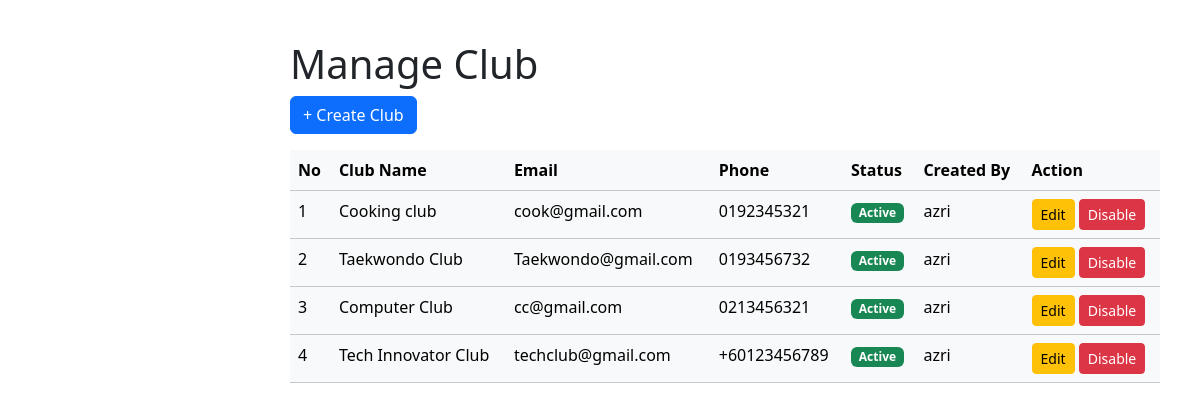
Screenshot of /manage_club.php with the database file from the repository.
### tables this page shows
CREATE TABLE `club` (
  `id` int(11) NOT NULL,
  `club_name` varchar(255) NOT NULL,
  `club_description` text DEFAULT NULL,
  `club_email` varchar(255) DEFAULT NULL,
  `club_phone` varchar(20) DEFAULT NULL,
  `status` enum('active','inactive') DEFAULT 'active',
  `created_by` int(11) NOT NULL,
  `created_at` timestamp NOT NULL DEFAULT current_timestamp()
);

CREATE TABLE `users` (
  `id` int(11) NOT NULL,
  `username` varchar(255) NOT NULL,
  `password` varchar(255) NOT NULL,
  `gmail` varchar(255) NOT NULL,
  `user_type` enum('participant','organizer','admin') NOT NULL,
  `phone_number` varchar(255) DEFAULT NULL,
  `users_image` varchar(255) DEFAULT NULL
);

### manage_club.php (the view, shortened to what this page needs)
<?php
include 'db_connect.php';
$result = $conn->query("
    SELECT c.*, u.username
    FROM club c
    JOIN users u ON c.created_by = u.id
    ORDER BY c.created_at DESC
");
$clubs = $result->fetch_all(MYSQLI_ASSOC);
?>
<!DOCTYPE html>
<html lang="en"> <head>
 <link rel="stylesheet" href="styles.css?v=4">
 <link href="https://cdn.jsdelivr.net/npm/bootstrap@5.3.8/dist/css/bootstrap.min.css"
 rel="stylesheet">
</head>
<body>
<div class="main-content" id="mainContent">
    <div class="header">
        <h1 class="page-title">Manage Club</h1>
<button class="btn btn-primary mb-3" data-bs-toggle="modal" data-bs-target="#clubModal">
  + Create Club
</button>
<?php if(!empty($clubs)): ?>
<table class="table table-light table-hover">
<thead>
<tr>
  <th>No</th>
  <th>Club Name</th>
  <th>Email</th>
  <th>Phone</th>
  <th>Status</th>
  <th>Created By</th>
  <th>Action</th>
</tr>
</thead>
<tbody>
<?php $i=1; foreach ($clubs as $club): ?>
<tr>
<td><?= $i++ ?></td>
<td><?= htmlspecialchars($club['club_name']) ?></td>
<td><?= $club['club_email'] ?></td>
<td><?= $club['club_phone'] ?></td>
<td>
  <span class="badge bg-<?= $club['status']=='active'?'success':'secondary' ?>">
    <?= ucfirst($club['status']) ?>
  </span>
</td>
<td><?= htmlspecialchars($club['username']) ?></td>
<td>
  <button class="btn btn-sm btn-warning editClubBtn"
    data-id="<?= $club['id'] ?>"
    data-name="<?= htmlspecialchars($club['club_name']) ?>"
    data-desc="<?= htmlspecialchars($club['club_description']) ?>"
    data-email="<?= htmlspecialchars($club['club_email']) ?>"
    data-phone="<?= htmlspecialchars($club['club_phone']) ?>"
    data-status="<?= htmlspecialchars($club['status']) ?>"
    data-bs-toggle="modal"
    data-bs-target="#editClubModal">Edit</button>
  <form method="POST" style="display:inline;">
     <?php if ($club['status'] === 'active'): ?>
    <button name="disable_club" class="btn btn-sm btn-danger"
      onclick="return confirm('Disable this club?')">Disable
    </button>
    <?php else: ?>
      <button class="btn btn-sm btn-secondary" disabled>
        Inactive
      </button>
  <?php endif; ?>
  </form>
</td>
</tr>
<?php endforeach; ?>
</tbody>
</table>
<?php else: ?>
<p class="text-center">No club registered at the moment.</p>
<?php endif; ?>
</div>
</div>
</body>
</html>

### styles.css (style rules this page uses)
* { margin: 0; padding: 0; box-sizing: border-box; }
body { font-family: 'Segoe UI', Roboto, sans-serif; background-color: #f5f5f5; display: flex; min-height: 100vh; overflow-x: hidden; }
.main-content { margin-left: 250px; flex: 1; padding: 40px; transition: margin-left 0.3s ease; }

### rows the page displays
club: club_name "Cooking club", club_email "cook@gmail.com", club_phone "0192345321", status "Active", created_by.username "azri", shows "Disable"
club: club_name "Taekwondo Club", club_email "Taekwondo@gmail.com", club_phone "0193456732", status "Active", created_by.username "azri", shows "Disable"
club: club_name "Computer Club", club_email "cc@gmail.com", club_phone "0213456321", status "Active", created_by.username "azri", shows "Disable"
club: club_name "Tech Innovator Club", club_email "techclub@gmail.com", club_phone "+60123456789", status "Active", created_by.username "azri", shows "Disable"
